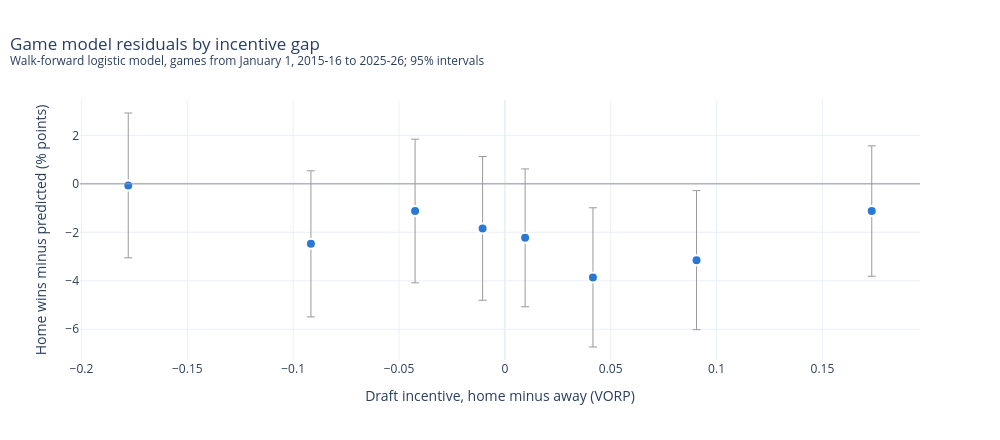

Notebook source saved alongside this figure:
### Code cell
bins = incentive.residual_bins(with_inc, FIRST + 1, LAST, "diff_draft_incentive")
plot_residuals(bins, "Draft incentive, home minus away (VORP)").show()

### Figure 1 — Plotly figure (JSON) as saved in the notebook; plotly's stock layout.template omitted (floating-point values rounded to 4 significant figures)
{"data": [{"customdata": [["(-0.503, -0.125]", 933], ["(-0.125, -0.0642]", 933], ["(-0.0642, -0.025]", 933], ["(-0.025, 8.11e-05]", 933], ["(8.11e-05, 0.0241]", 932], ["(0.0241, 0.0642]", 933], ["(0.0642, 0.126]", 933], ["(0.126, 0.496]", 933]], "error_y": {"array": [2.988, 3.014, 2.964, 2.965, 2.844, 2.873, 2.87, 2.691], "color": "#9a9a9a", "thickness": 1, "type": "data"}, "hovertemplate": "<b>%{customdata[0]}</b><br>%{y:.1f} points of win probability (%{customdata[1]} games)<extra></extra>", "marker": {"color": "#2a78d6", "line": {"color": "white", "width": 2}, "size": 10}, "mode": "markers", "type": "scatter", "x": [-0.1779, -0.09161, -0.0424, -0.01051, 0.009566, 0.04161, 0.09053, 0.1733], "y": [-0.06549, -2.477, -1.121, -1.839, -2.229, -3.86, -3.149, -1.124]}], "layout": {"height": 440, "hoverlabel": {"bgcolor": "white"}, "shapes": [{"line": {"color": "#9a9a9a", "width": 1}, "type": "line", "x0": 0, "x1": 1, "xref": "x domain", "y0": 0, "y1": 0, "yref": "y"}], "title": {"text": "Game model residuals by incentive gap<br><sup>Walk-forward logistic model, games from January 1, 2015-16 to 2025-26; 95% intervals</sup>", "x": 0.01}, "width": 1000, "xaxis": {"title": {"text": "Draft incentive, home minus away (VORP)"}}, "yaxis": {"title": {"text": "Home wins minus predicted (% points)"}}}}
